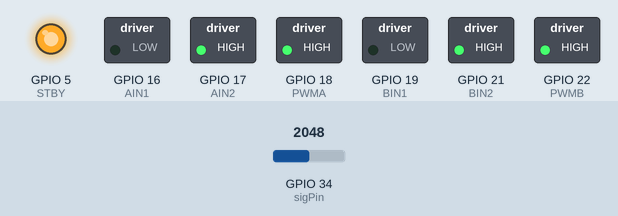
Simulated run of this sketch. Board: ESP32. Parts: switched loads named in the sketch (green lamp = pin HIGH), output pins drawn as LEDs (lit = HIGH). The inputs (shaded band) are chosen by the test bench; at power-on: GPIO 34 (sigPin) = 2048. Pins used as bus, display or sensor lines are not drawn.

Above: at 0.1 s.
Timing chart, 0 to 1.6 s (numbered marks = the images above):
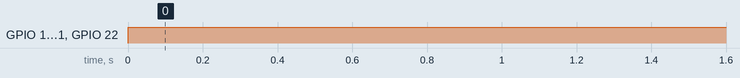

Measured:
- by itself, GPIO 17 (AIN2), GPIO 18 (PWMA), GPIO 21 (BIN2), GPIO 22 (PWMB): LOW → HIGH at 0.00 s

The sketch:

bot_move_t.ino
```cpp
int s0 = 14;
int s1 = 27;
int s2 = 26;
int s3 = 25;
int sigPin = 34;

int AIN1 = 16;
int AIN2 = 17;
int PWMA = 18;
int BIN1 = 19;
int BIN2 = 21;
int PWMB = 22;
int STBY = 5;

float Kp = 30;
float Ki = 0;
float Kd = 0.2;
int base = 700;
float sum_err = 0;
float last_err = 0;
int turn_t = 300;

int read_mux(int ch) {
  digitalWrite(s0, ch & 1);
  digitalWrite(s1, (ch >> 1) & 1);
  digitalWrite(s2, (ch >> 2) & 1);
  digitalWrite(s3, (ch >> 3) & 1);
  delayMicroseconds(50);
  return analogRead(sigPin);
}

float read_line(int lvl[]) {
  int v[6];
  for (int i = 0; i < 6; i++) v[i] = read_mux(i);
  for (int i = 0; i < 6; i++) lvl[i] = (v[i] < 2000) ? 1 : 0;

  float t = 0, c = 0;
  for (int i = 0; i < 6; i++) {
    t += i * lvl[i];
    c += lvl[i];
  }
  if (c == 0) return 2.5;
  return t / c;
}

void motor(int l, int r) {
  l = constrain(l, -255, 255);
  r = constrain(r, -255, 255);

  if (l >= 0) {
    digitalWrite(AIN1, 0); digitalWrite(AIN2, 1); analogWrite(PWMA, l);
  } else {
    digitalWrite(AIN1, 1); digitalWrite(AIN2, 0); analogWrite(PWMA, -l);
  }

  if (r >= 0) {
    digitalWrite(BIN1, 0); digitalWrite(BIN2, 1); analogWrite(PWMB, r);
  } else {
    digitalWrite(BIN1, 1); digitalWrite(BIN2, 0); analogWrite(PWMB, -r);
  }
}

void setup() {
  pinMode(s0, OUTPUT);
  pinMode(s1, OUTPUT);
  pinMode(s2, OUTPUT);
  pinMode(s3, OUTPUT);

  pinMode(AIN1, OUTPUT);
  pinMode(AIN2, OUTPUT);
  pinMode(PWMA, OUTPUT);
  pinMode(BIN1, OUTPUT);
  pinMode(BIN2, OUTPUT);
  pinMode(PWMB, OUTPUT);
  pinMode(STBY, OUTPUT);

  digitalWrite(STBY, 1);
}

void loop() {
  int lvl[6];
  float pos = read_line(lvl);
  float err = 2.5 - pos;
  sum_err += err;

  if (lvl[0] == 1 && (lvl[1] + lvl[2] + lvl[3] + lvl[4] + lvl[5] == 0)) {
    motor(255, -255);
    delay(turn_t);
    return;
  }

  if (lvl[5] == 1 && (lvl[0] + lvl[1] + lvl[2] + lvl[3] + lvl[4] == 0)) {
    motor(-255, 255);
    delay(turn_t);
    return;
  }

  float corr = (Kp * err) + (Ki * sum_err) + (Kd * (err - last_err));
  int left = base + (corr * 2);
  int right = base - (corr * 2);

  motor(left, right);
  last_err = err;
  delayMicroseconds(5000);
}
```
